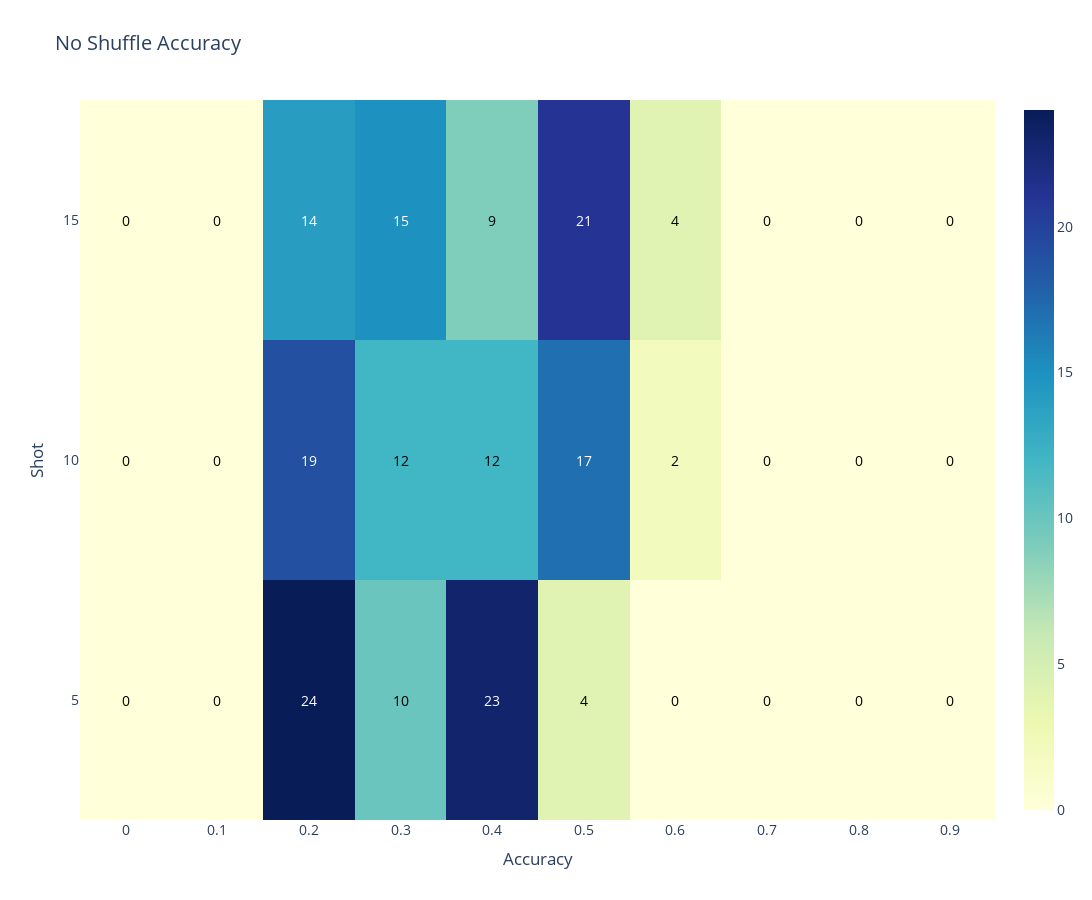

Notebook source saved alongside this figure:
### Markdown cell above
## No Shuffle

### Code cell
fig = create_heatmap(entries, shot, no_shuffle, "No Shuffle Accuracy")

fig.show()
save_fig(fig, "Heatmap No Shuffle Accuracy")

### Figure 1 — Plotly figure (JSON) as saved in the notebook; plotly's stock layout.template omitted (floating-point values rounded to 4 significant figures)
{"data": [{"colorscale": [[0, "rgb(255,255,217)"], [0.125, "rgb(237,248,177)"], [0.25, "rgb(199,233,180)"], [0.375, "rgb(127,205,187)"], [0.5, "rgb(65,182,196)"], [0.625, "rgb(29,145,192)"], [0.75, "rgb(34,94,168)"], [0.875, "rgb(37,52,148)"], [1, "rgb(8,29,88)"]], "type": "heatmap", "z": [[0, 0, 24, 10, 23, 4, 0, 0, 0, 0], [0, 0, 19, 12, 12, 17, 2, 0, 0, 0], [0, 0, 14, 15, 9, 21, 4, 0, 0, 0]]}], "layout": {"annotations": [{"font": {"color": "black"}, "showarrow": false, "text": "0", "x": 0, "y": 0}, {"font": {"color": "black"}, "showarrow": false, "text": "0", "x": 1, "y": 0}, {"font": {"color": "white"}, "showarrow": false, "text": "24", "x": 2, "y": 0}, {"font": {"color": "black"}, "showarrow": false, "text": "10", "x": 3, "y": 0}, {"font": {"color": "white"}, "showarrow": false, "text": "23", "x": 4, "y": 0}, {"font": {"color": "black"}, "showarrow": false, "text": "4", "x": 5, "y": 0}, {"font": {"color": "black"}, "showarrow": false, "text": "0", "x": 6, "y": 0}, {"font": {"color": "black"}, "showarrow": false, "text": "0", "x": 7, "y": 0}, {"font": {"color": "black"}, "showarrow": false, "text": "0", "x": 8, "y": 0}, {"font": {"color": "black"}, "showarrow": false, "text": "0", "x": 9, "y": 0}, {"font": {"color": "black"}, "showarrow": false, "text": "0", "x": 0, "y": 1}, {"font": {"color": "black"}, "showarrow": false, "text": "0", "x": 1, "y": 1}, {"font": {"color": "white"}, "showarrow": false, "text": "19", "x": 2, "y": 1}, {"font": {"color": "black"}, "showarrow": false, "text": "12", "x": 3, "y": 1}, {"font": {"color": "black"}, "showarrow": false, "text": "12", "x": 4, "y": 1}, {"font": {"color": "white"}, "showarrow": false, "text": "17", "x": 5, "y": 1}, {"font": {"color": "black"}, "showarrow": false, "text": "2", "x": 6, "y": 1}, {"font": {"color": "black"}, "showarrow": false, "text": "0", "x": 7, "y": 1}, {"font": {"color": "black"}, "showarrow": false, "text": "0", "x": 8, "y": 1}, {"font": {"color": "black"}, "showarrow": false, "text": "0", "x": 9, "y": 1}, {"font": {"color": "black"}, "showarrow": false, "text": "0", "x": 0, "y": 2}, {"font": {"color": "black"}, "showarrow": false, "text": "0", "x": 1, "y": 2}, {"font": {"color": "white"}, "showarrow": false, "text": "14", "x": 2, "y": 2}, {"font": {"color": "white"}, "showarrow": false, "text": "15", "x": 3, "y": 2}, {"font": {"color": "black"}, "showarrow": false, "text": "9", "x": 4, "y": 2}, {"font": {"color": "white"}, "showarrow": false, "text": "21", "x": 5, "y": 2}, {"font": {"color": "black"}, "showarrow": false, "text": "4", "x": 6, "y": 2}, {"font": {"color": "black"}, "showarrow": false, "text": "0", "x": 7, "y": 2}, {"font": {"color": "black"}, "showarrow": false, "text": "0", "x": 8, "y": 2}, {"font": {"color": "black"}, "showarrow": false, "text": "0", "x": 9, "y": 2}], "font": {"size": 14}, "height": 900, "title": {"text": "No Shuffle Accuracy"}, "width": 1200, "xaxis": {"side": "bottom", "ticks": "", "ticktext": [0, 0.1, 0.2, 0.3, 0.4, 0.5, 0.6, 0.7, 0.8, 0.9, 1], "tickvals": [0, 1, 2, 3, 4, 5, 6, 7, 8, 9], "title": {"text": "Accuracy"}}, "yaxis": {"ticks": "", "ticksuffix": " ", "ticktext": [5, 10, 15], "tickvals": [0, 1, 2], "title": {"text": "Shot"}}}}
